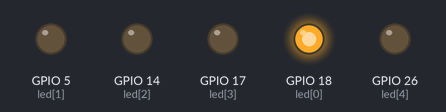
A program run on a simulated ESP32 board running MicroPython. Parts: output pins drawn as LEDs (lit = HIGH).

Above: at 0.15 s.
At 8.25 s:
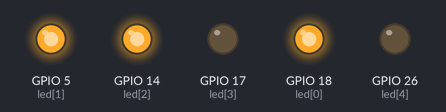
At 18.55 s:
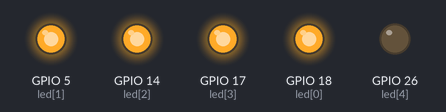
At 27.95 s:
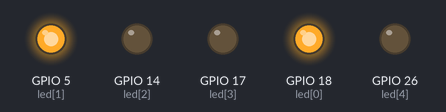
At 38.8 s:
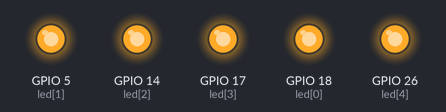
Timing chart, 0 to 40.0 s (numbered marks = the images above):
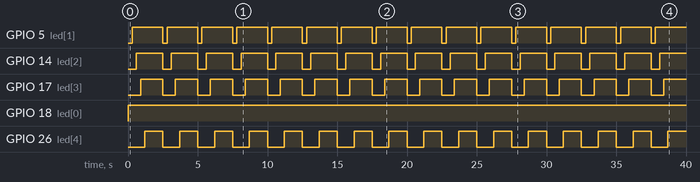

Measured:
- by itself, GPIO 5 (led[1]): alternates HIGH for 2.2 s and LOW for 0.30 s
- by itself, GPIO 14 (led[2]): alternates HIGH for 1.9 s and LOW for 0.60 s
- by itself, GPIO 17 (led[3]): alternates HIGH for 1.6 s and LOW for 0.90 s
- by itself, GPIO 18 (led[0]): LOW → HIGH at 0.00 s
- by itself, GPIO 26 (led[4]): alternates HIGH for 1.3 s and LOW for 1.2 s

The program:

extra2_all_on_then_off.py
```python
from machine import Pin
import time

def showLed():
    for pin in pins:  # 켜기만 하는 반복문
        led = Pin(pin, Pin.OUT)
        led.value(1)
        time.sleep_ms(300)
    time.sleep(1)  # 다 켜진 채로 1초
    for pin in pins:  # 끄기만 하는 반복문
        led = Pin(pin, Pin.OUT)
        led.value(0)


pins = [18, 5, 14, 17, 26]
while True:
    showLed()
```
